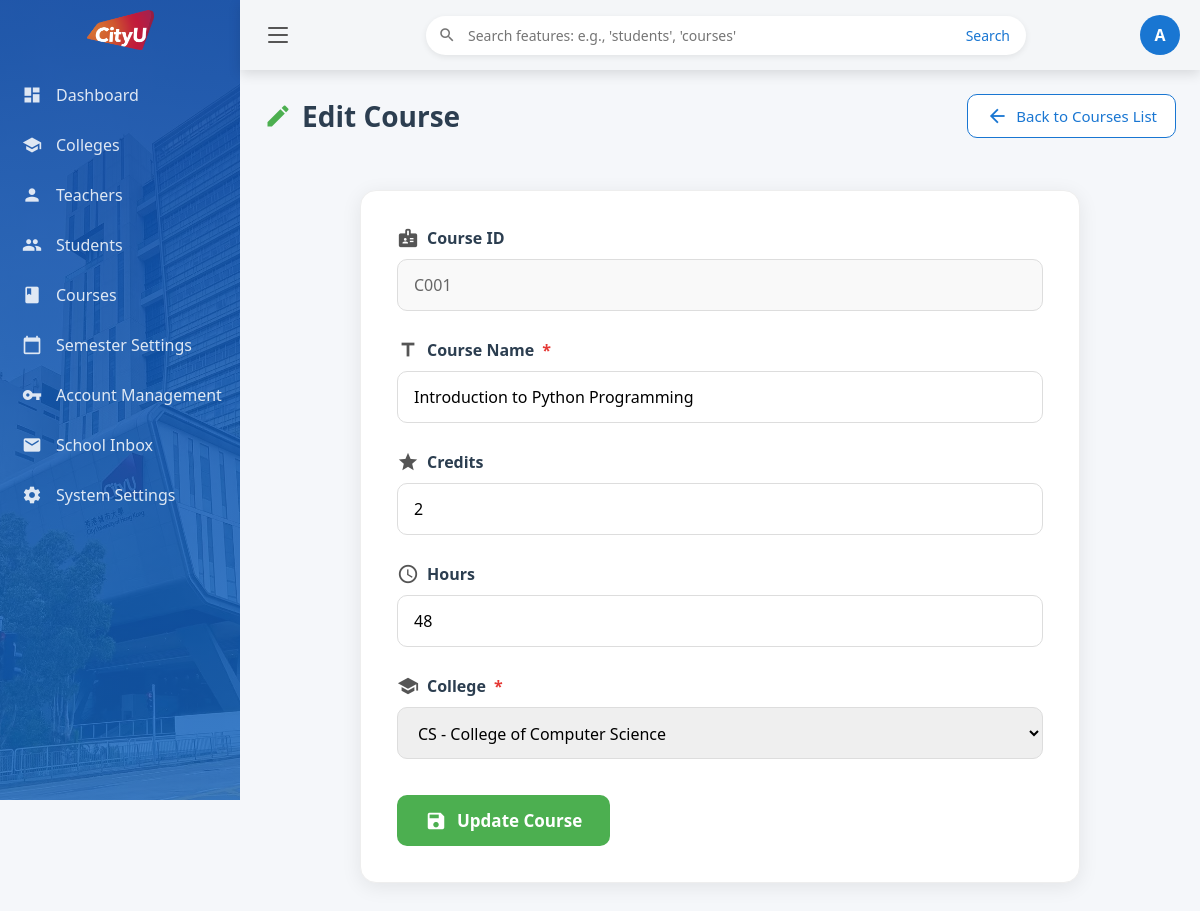
The app's page /courses/edit/C001 (signed in) with its own data.
### tables this page shows
CREATE TABLE "course" (
	"course_id"	VARCHAR(20),
	"course_name"	VARCHAR(100) NOT NULL,
	"credits"	INT,
	"hours"	INT,
	"college_id"	VARCHAR(20),
	"target_grade"	INTEGER CHECK("target_grade" IN (1, 2, 3)),
	PRIMARY KEY("course_id"),
	UNIQUE("course_name"),
	FOREIGN KEY("college_id") REFERENCES "college"("college_id")
);

CREATE TABLE "college" (
	"college_id"	VARCHAR(20),
	"college_name"	VARCHAR(50) NOT NULL,
	"address"	TEXT,
	"phone"	VARCHAR(20),
	PRIMARY KEY("college_id"),
	UNIQUE("college_name")
);

### app/admin.py (the view, shortened to what this page needs)
@admin_bp.route('/courses/edit/<course_id>', methods=['GET', 'POST'])
def edit_course(course_id):
    if not require_admin(): return redirect(url_for('main.dashboard'))
    conn = get_db_connection()
    colleges = conn.execute("SELECT * FROM college").fetchall()
    course = conn.execute("SELECT * FROM course WHERE course_id = ?", (course_id,)).fetchone()
    if not course:
        conn.close()
        flash('Course does not exist!')
        return redirect(url_for('admin.courses'))
    conn.close()
    return render_template('admin/admin_course_form.html', form=dict(course), colleges=colleges, is_edit=True)

### app/admin.py (called while the page is built)
def require_admin():
    return session.get('role') == 'admin'

### app/db.py (called while the page is built)
def get_db_connection():
    if 'db' not in g:
        g.db = sqlite3.connect(
            DATABASE,
            timeout=20.0,
            check_same_thread=False
        )
        g.db.row_factory = sqlite3.Row
        g.db.execute('PRAGMA foreign_keys = ON;')
    return g.db

### templates/admin/admin_course_form.html (shortened to what this page needs)
{% extends "admin/admin_base.html" %}
{% block content %}
<div class="page-header">
  <h2>
    <i class="material-icons">{% if is_edit %}edit{% else %}library_add{% endif %}</i>
    {% if is_edit %}Edit Course{% else %}Add Course{% endif %}
  </h2>
  <a href="{{ url_for('admin.courses') }}" class="btn btn-outline">
    <i class="material-icons">arrow_back</i> Back to Courses List
  </a>
</div>
<div class="form-container">
  <form method="POST" class="form-card">
    {% if is_edit %}
      <div class="form-group">
        <label class="form-label">
          <i class="material-icons">badge</i> Course ID
        </label>
        <input type="text" value="{{ form.course_id }}" disabled class="form-input-disabled">
      </div>
    {% endif %}
    <div class="form-group required">
      <label class="form-label">
        <i class="material-icons">title</i> Course Name
      </label>
      <input type="text" name="course_name" value="{{ form.course_name or '' }}" class="form-input" required>
    </div>
    <div class="form-group">
      <label class="form-label">
        <i class="material-icons">grade</i> Credits
      </label>
      <input type="number" name="credits" value="{{ form.credits or '' }}"
             min="0" step="0.5" class="form-input">
    </div>
    <div class="form-group">
      <label class="form-label">
        <i class="material-icons">schedule</i> Hours
      </label>
      <input type="number" name="hours" value="{{ form.hours or '' }}"
             min="0" class="form-input">
    </div>
    <div class="form-group required">
      <label class="form-label">
        <i class="material-icons">school</i> College
      </label>
      <select name="college_id" class="form-select" required>
        {% for col in colleges %}
          <option value="{{ col.college_id }}" {% if col.college_id == (form.college_id or '') %}selected{% endif %}>
            {{ col.college_id }} - {{ col.college_name }}
          </option>
        {% endfor %}
      </select>
    </div>
    <button type="submit" class="btn btn-primary">
      <i class="material-icons">{% if is_edit %}save{% else %}add{% endif %}</i>
      {% if is_edit %}Update Course{% else %}Add Course{% endif %}
    </button>
  </form>
</div>
{% endblock %}

### templates/admin/admin_course_form.html (style rules this page uses)
.page-header { display: flex; justify-content: space-between; align-items: center; margin-bottom: 32px; flex-wrap: wrap; gap: 16px; }
.page-header h2 { margin: 0; color: #2c3e50; font-size: 28px; font-weight: 600; display: flex; align-items: center; gap: 10px; }
.page-header h2 .material-icons { color: #4caf50; font-size: 28px; }
.btn-outline { display: inline-flex; align-items: center; gap: 8px; padding: 10px 18px; background: white; color: #1976d2; border: 1px solid #1976d2; border-radius: 10px; text-decoration: none; font-size: 15px; font-weight: 500; transition: all 0.2s; }
.form-container { display: flex; justify-content: center; width: 100%; padding: 20px 0; }
.form-card { width: 100%; max-width: 720px; background: white; padding: 36px; border-radius: 16px; box-shadow: 0 4px 20px rgba(0,0,0,0.08); border: 1px solid #eee; font-size: 16px; }
.form-group { margin-bottom: 28px; }
.form-group.required .form-label::after { content: " *"; color: #e53935; }
.form-label { display: flex; align-items: center; gap: 8px; font-weight: 600; color: #2c3e50; margin-bottom: 10px; font-size: 16px; }
.form-label .material-icons { font-size: 22px; color: #555; }
.form-input, .form-select { width: 100%; padding: 14px 16px; border: 1px solid #ddd; border-radius: 10px; font-size: 16px; height: 52px; transition: border-color 0.25s, box-shadow 0.25s; box-sizing: border-box; }
.form-input-disabled { width: 100%; padding: 14px 16px; background: #f9f9f9; border: 1px solid #ddd; border-radius: 10px; color: #666; font-size: 16px; height: 52px; cursor: not-allowed; }
.btn-primary { display: inline-flex; align-items: center; gap: 10px; padding: 14px 28px; background-color: #4caf50; color: white; border: none; border-radius: 10px; font-size: 17px; font-weight: 600; cursor: pointer; transition: all 0.25s; margin-top: 8px; }
.material-icons { font-size: 22px; vertical-align: middle; line-height: 1; }

### records on screen
course: course_id "C001", course_name "Introduction to Python Programming", credits "2", hours "48", college_id "CS - College of Computer Science"

### other values on screen
{{ session.username|first|upper }} "A"
